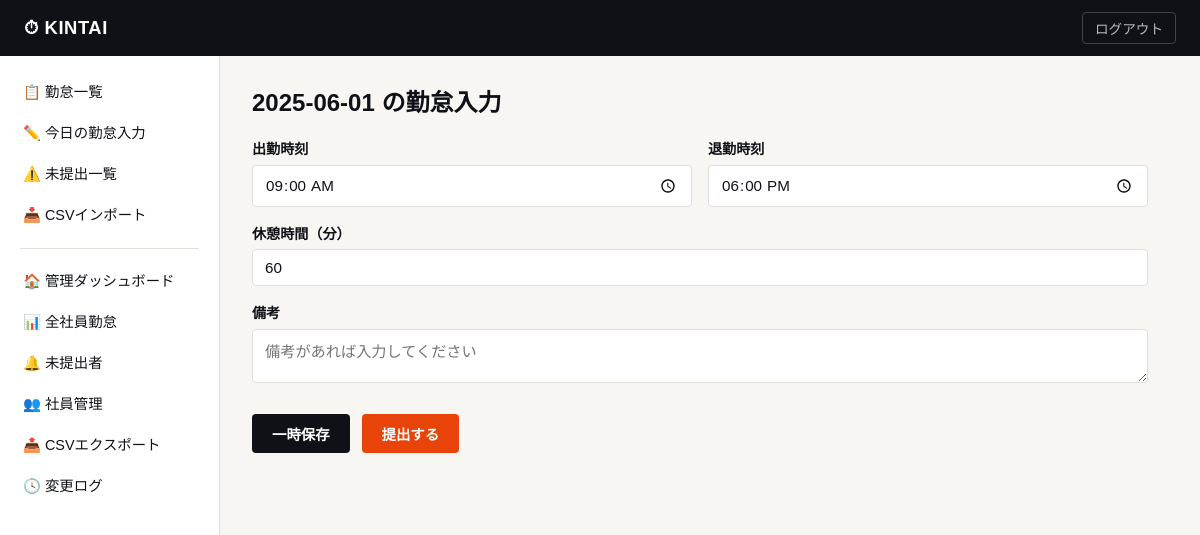
The page /workdays/edit/2025-06-01/ (signed in) on the database its author committed.
### attendance/models.py (models this page shows, shortened)
class WorkDay(models.Model):
    class Status(models.TextChoices):
        DRAFT     = "DRAFT",     "一時保存"
        SUBMITTED = "SUBMITTED", "提出済み"
    user      = models.ForeignKey(
                    User, on_delete=models.CASCADE,
                    related_name="workdays", verbose_name="社員")
    date      = models.DateField(verbose_name="日付")
    clock_in  = models.TimeField(null=True, blank=True, verbose_name="出勤時刻")
    clock_out = models.TimeField(null=True, blank=True, verbose_name="退勤時刻")
    break_min = models.IntegerField(default=60, verbose_name="休憩時間（分）")
    note      = models.TextField(blank=True, default="", verbose_name="備考")
    status    = models.CharField(
                    max_length=16,
                    choices=Status.choices,
                    default=Status.DRAFT,
                    verbose_name="ステータス")
    created_at = models.DateTimeField(auto_now_add=True, null=True)
    updated_at = models.DateTimeField(auto_now=True,     null=True)
    class Meta:
        unique_together = [("user", "date")]
        ordering        = ["-date"]
        verbose_name      = "勤怠レコード"
        verbose_name_plural = "勤怠レコード"

### attendance/views.py (the view, shortened to what this page needs)
# urls.py: path("workdays/edit/",                views.WorkDayEditView.as_view(),   name="workday_edit"),
class WorkDayEditView(LoginRequiredMixin, View):
    template_name = "attendance/workday_edit.html"
    def _get_or_init_workday(self, request, date):
        wd, _ = WorkDay.objects.get_or_create(
            user=request.user,
            date=date,
            defaults={"break_min": 60, "status": WorkDay.Status.DRAFT},
        )
        return wd
    def get(self, request, date_str=None):
        target_date = self._parse_date(date_str)
        wd   = self._get_or_init_workday(request, target_date)
        if wd.status == WorkDay.Status.SUBMITTED:
            messages.warning(request, "提出済みのため編集できません。")
            return redirect("workday_list")
        form = WorkDayForm(instance=wd)
        return render(request, self.template_name, {
            "form": form, "workday": wd,
            "page_title": f"{target_date} の勤怠入力",
        })
    def _parse_date(self, date_str):
        if date_str:
            try:
                return datetime.date.fromisoformat(date_str)
            except ValueError:
                pass
        return datetime.date.today()

### attendance/forms.py
class WorkDayForm(forms.ModelForm):
    class Meta:
        model  = WorkDay
        fields = ["clock_in", "clock_out", "break_min", "note"]
        widgets = {
            "clock_in":  forms.TimeInput(
                attrs={"type": "time", "class": "form-control"}
            ),
            "clock_out": forms.TimeInput(
                attrs={"type": "time", "class": "form-control"}
            ),
            "break_min": forms.NumberInput(
                attrs={"min": 0, "max": 480, "class": "form-control"}
            ),
            "note": forms.Textarea(
                attrs={"rows": 2, "class": "form-control",
                       "placeholder": "備考があれば入力してください"}
            ),
        }
        labels = {
            "clock_in":  "出勤時刻",
            "clock_out": "退勤時刻",
            "break_min": "休憩時間（分）",
            "note":      "備考",
        }

### attendance/context_processors.py (called while the page is built)
def global_context(request):
    if not request.user.is_authenticated:
        return {}
    unsubmitted_count = WorkDay.objects.filter(
        user=request.user,
        status=WorkDay.Status.DRAFT,
        clock_in__isnull=False,
        clock_out__isnull=False,
    ).count()
    return {
        "unsubmitted_count": unsubmitted_count,
    }

### attendance/templates/attendance/workday_edit.html (shortened to what this page needs)
{% extends "attendance/base.html" %}
{% block content %}
<h2>{{ page_title }}</h2>
{% if workday.status == 'SUBMITTED' %}
<div class="alert alert-info">
  この日付は提出済みです。変更するには管理者にお問い合わせください。
</div>
{% else %}
<form method="post" class="kintai-form">
  <div class="form-row">
    <div class="form-group">
      <label>{{ form.clock_in.label }}</label>
      {{ form.clock_in }}
    </div>
    <div class="form-group">
      <label>{{ form.clock_out.label }}</label>
      {{ form.clock_out }}
    </div>
  </div>
  <div class="form-group">
    <label>{{ form.break_min.label }}</label>
    {{ form.break_min }}
  </div>
  <div class="form-group">
    <label>{{ form.note.label }}</label>
    {{ form.note }}
  </div>
  <div class="form-actions">
    <button type="submit" name="action" value="draft" class="btn btn-secondary">
      一時保存
    </button>
    <button type="submit" name="action" value="submit" class="btn btn-primary">
      提出する
    </button>
  </div>
</form>
{% endif %}
{% endblock %}

### attendance/static/css/kintai.css (style rules this page uses)
:root { --ink: #0f1117; --paper: #f7f6f2; --surface: #ffffff; --accent: #e8440a; --ok: #1a7a4a; --warn: #b85c00; --draft: #5533cc; --border: #e0dfd8; --muted: #767570; --font-sans: "Noto Sans JP", sans-serif; --font-mono: "JetBrains Mono", "Courier New", monospace; --radius-sm: 4px; --radius-md: 8px; --radius-lg: 16px; --shadow-sm: 0 1px 4px rgba(0,0,0,.08); --shadow-md: 0 4px 16px rgba(0,0,0,.12); }
*, *::before, *::after { box-sizing: border-box; margin: 0; padding: 0; }
body { font-family: var(--font-sans); background: var(--paper); color: var(--ink); font-size: 16px; line-height: 1.6; }
.btn { display: inline-flex; align-items: center; gap: 6px; padding: 9px 20px; border-radius: var(--radius-sm); border: none; cursor: pointer; font-size: .9rem; font-family: var(--font-sans); font-weight: 600; transition: opacity .15s; text-decoration: none; }
.btn-primary { background: var(--accent); color: white; }
.btn-secondary { background: var(--ink); color: white; }
.kintai-form label, .form-group label { display: block; font-size: .88rem; font-weight: 600; margin-top: 16px; margin-bottom: 4px; }
.form-control, .kintai-form input, .kintai-form select, .kintai-form textarea { width: 100%; padding: 9px 12px; border: 1px solid var(--border); border-radius: var(--radius-sm); font-size: .95rem; font-family: var(--font-sans); background: var(--surface); color: var(--ink); }
.form-row { display: flex; gap: 16px; }
.form-row .form-group { flex: 1; }
.form-actions { display: flex; gap: 12px; margin-top: 24px; }

### rows shown on the page
WorkDay: clock_in "09:00:00", clock_out "18:00:00", break_min "60"

### other values the page prints
{{ page_title }} "2025-06-01 の勤怠入力"
